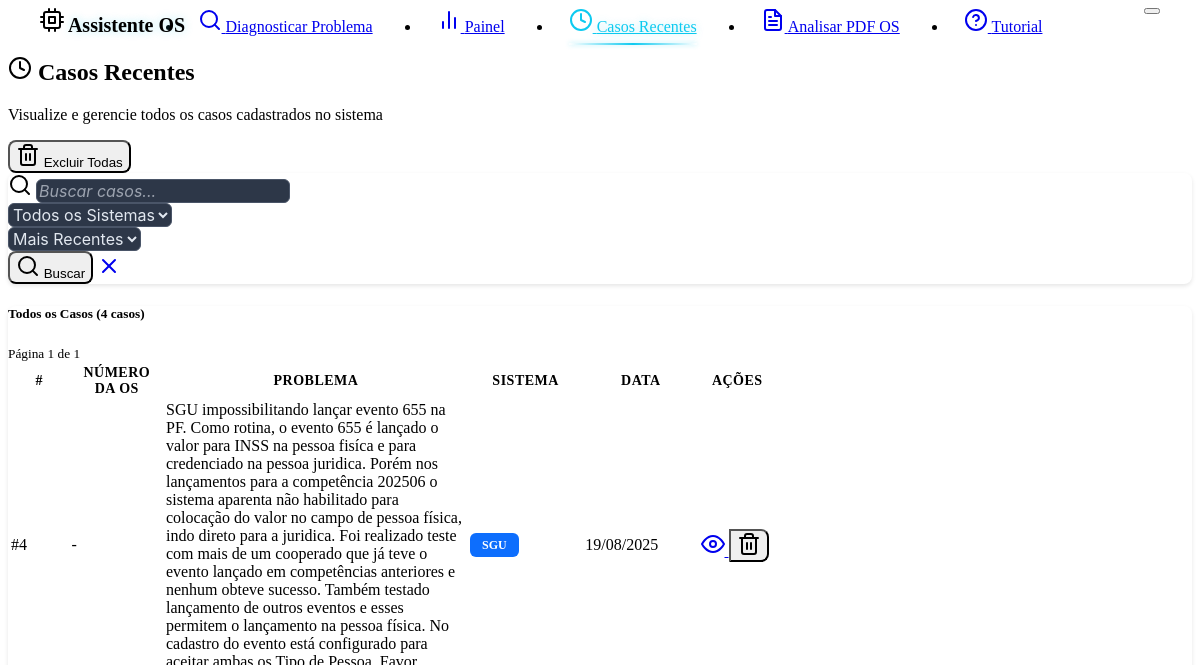
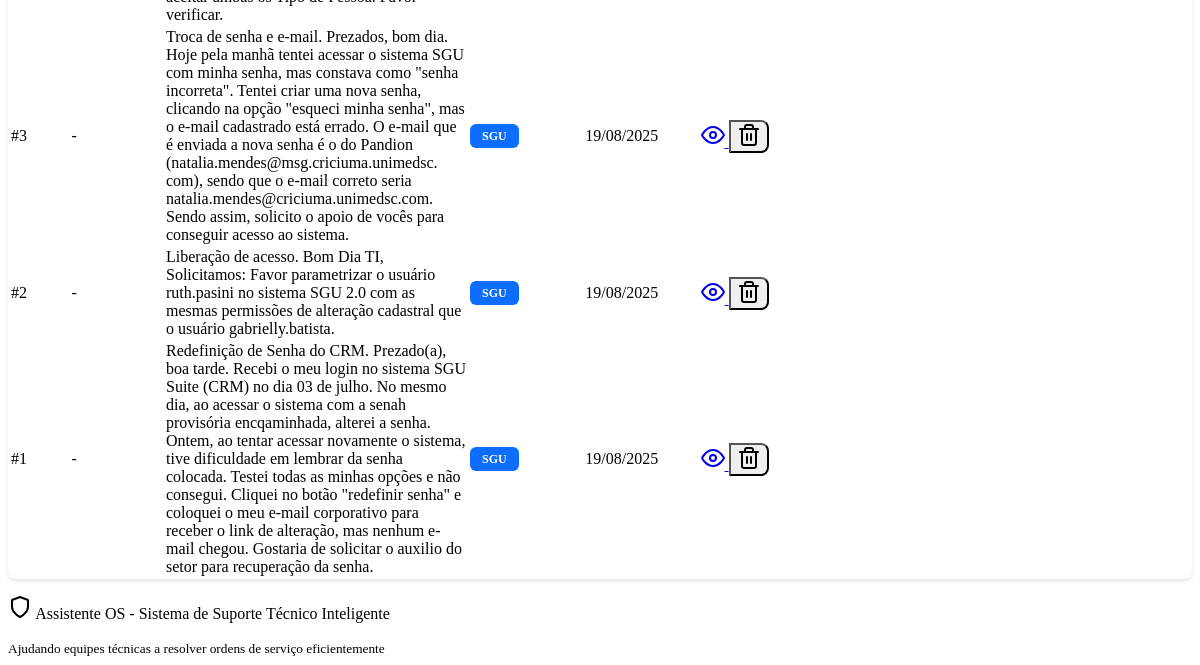
The page /recent-cases on the database as committed earlier (2 pictures, top to bottom).
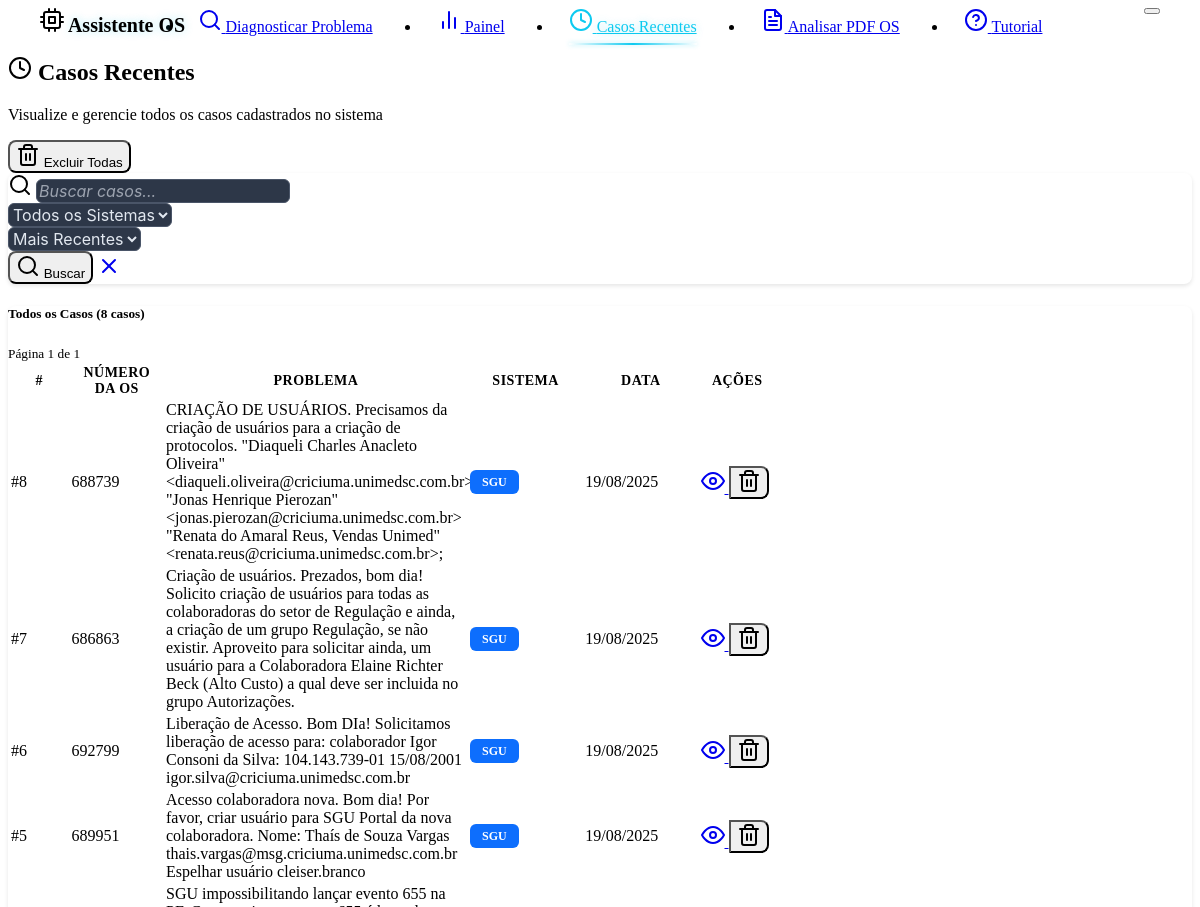
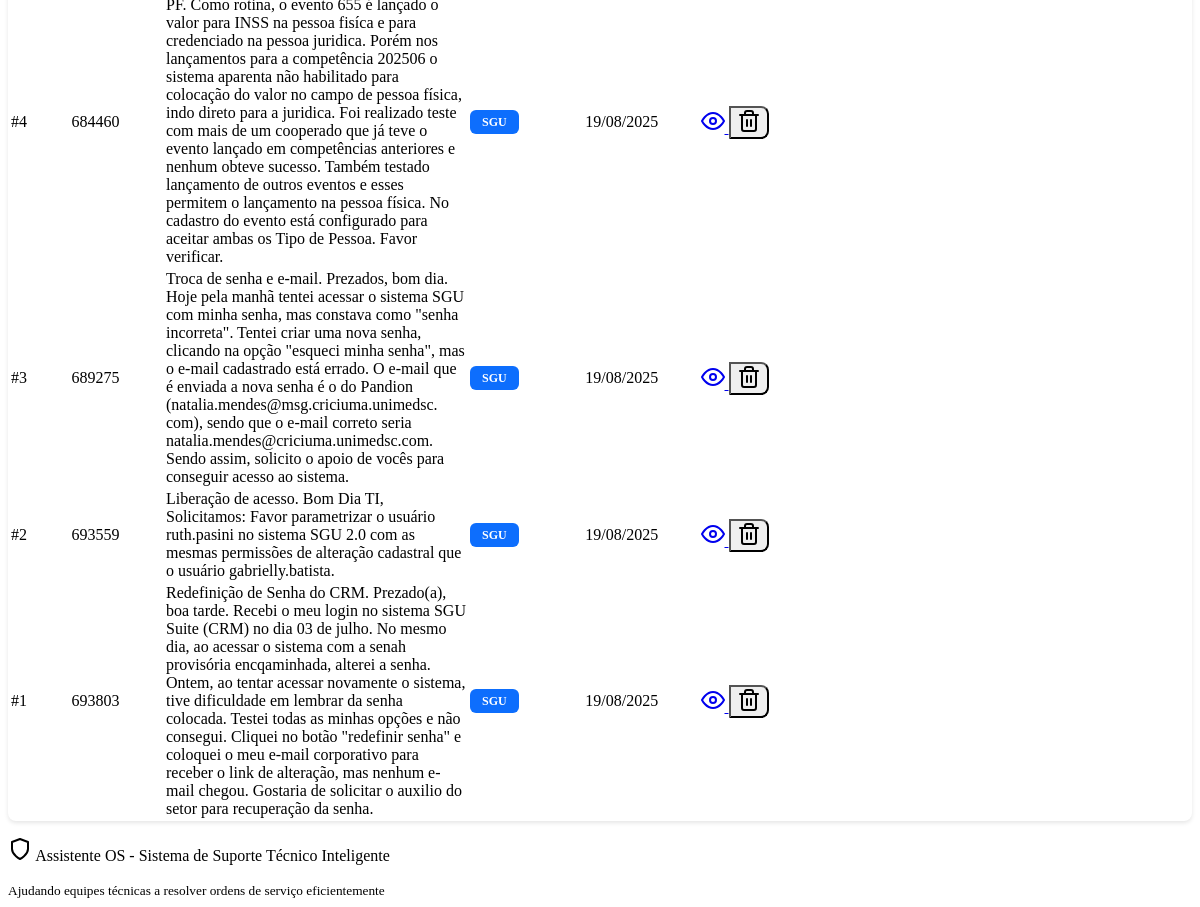
The same page on the database as committed later (2 pictures, top to bottom).
### models.py (models this page shows, shortened)
class Case(db.Model):
    __tablename__ = 'cases'
    id = db.Column(db.Integer, primary_key=True)
    os_number = db.Column(db.String(20), nullable=True)  # Número da OS extraído do PDF
    problem_description = db.Column(db.Text, nullable=False)
    solution = db.Column(db.Text, nullable=False)
    system_type = db.Column(db.String(100), default="Unknown")
    created_at = db.Column(db.DateTime, default=datetime.now)
    effectiveness_score = db.Column(db.Float, nullable=True)
    feedback_count = db.Column(db.Integer, default=0)
    tags = db.Column(db.String(500), default="")  # Stored as comma-separated string
    feedbacks = db.relationship("CaseFeedback", backref="case", cascade="all, delete-orphan")

### routes.py (the view)
@app.route('/recent-cases')
def recent_cases():
    search_query = request.args.get('search', '').strip()
    system_filter = request.args.get('system', '')
    sort_by = request.args.get('sort', 'recent')
    page = int(request.args.get('page', 1))
    per_page = 30  # Cases per page
    try:
        if search_query or system_filter:
            all_cases = case_service.search_cases(search_query, system_filter)
        else:
            all_cases = case_service.get_all_cases()
        if sort_by == 'oldest':
            all_cases = sorted(all_cases, key=lambda x: x.created_at or datetime.min)
        elif sort_by == 'system':
            all_cases = sorted(all_cases, key=lambda x: x.system_type)
        else:  # recent (default)
            all_cases = sorted(all_cases, key=lambda x: x.created_at or datetime.min, reverse=True)
        total_cases = len(all_cases)
        total_pages = (total_cases + per_page - 1) // per_page if total_cases > 0 else 1
        start_idx = (page - 1) * per_page
        end_idx = start_idx + per_page
        cases = all_cases[start_idx:end_idx]
        has_prev = page > 1
        has_next = page < total_pages
        prev_page = page - 1 if has_prev else None
        next_page = page + 1 if has_next else None
        stats = case_service.get_statistics()
        systems = case_service.get_unique_systems()
        today_cases = len([c for c in all_cases if c.created_at and c.created_at.date() == datetime.now().date()]) if all_cases else 0
        week_cases = len([c for c in all_cases if c.created_at and c.created_at >= datetime.now() - timedelta(days=7)]) if all_cases else 0
        with_feedback = len([c for c in all_cases if c.effectiveness_score is not None]) if all_cases else 0
        return render_template('recent_cases.html',
                             cases=cases,
                             search_query=search_query,
                             system_filter=system_filter,
                             sort_by=sort_by,
                             systems=systems,
                             current_page=page,
                             total_pages=total_pages,
                             total_cases=total_cases,
                             has_prev=has_prev,
                             has_next=has_next,
                             prev_page=prev_page,
                             next_page=next_page,
                             today_cases=today_cases,
                             week_cases=week_cases,
                             with_feedback=with_feedback)
    except Exception as e:
        logging.error(f"Error loading recent cases: {str(e)}")
        flash(f'Error loading cases: {str(e)}', 'error')
        return render_template('recent_cases.html', cases=[], systems=[], total_cases=0, total_pages=1, current_page=1, has_prev=False, has_next=False)

### templates/recent_cases.html (shortened to what this page needs)
{% extends "base.html" %}
{% block content %}
<div class="row mb-4">
    <div class="col-12">
        <div class="d-flex justify-content-between align-items-center">
            <div>
                <h2 class="mb-1">
                    <i data-feather="clock" class="me-2"></i>
                    Casos Recentes
                </h2>
                <p class="text-muted mb-0">Visualize e gerencie todos os casos cadastrados no sistema</p>
            </div>
            <div class="d-flex gap-2">
                <button type="button"
                        class="btn btn-outline-danger"
                        onclick="confirmDeleteAll()"
                        title="Excluir todos os casos">
                    <i data-feather="trash-2" class="me-2"></i>
                    Excluir Todas
                </button>
            </div>
        </div>
    </div>
</div>
<div class="card mb-4">
    <div class="card-body">
        <form method="GET" action="{{ url_for('recent_cases') }}" class="row g-3">
            <div class="col-md-5">
                <div class="input-group">
                    <span class="input-group-text">
                        <i data-feather="search"></i>
                    </span>
                    <input type="text"
                           class="form-control"
                           name="search"
                           value="{{ search_query or '' }}"
                           placeholder="Buscar casos...">
                </div>
            </div>
            <div class="col-md-3">
                <select class="form-select" name="system">
                    <option value="">Todos os Sistemas</option>
                </select>
            </div>
            <div class="col-md-2">
                <select class="form-select" name="sort">
                    <option value="recent" {{ 'selected' if sort_by == 'recent' else '' }}>Mais Recentes</option>
                </select>
            </div>
            <div class="col-md-2">
                <div class="d-flex gap-1">
                    <button type="submit" class="btn btn-outline-primary">
                        <i data-feather="search"></i>
                        Buscar
                    </button>
                    <a href="{{ url_for('recent_cases') }}" class="btn btn-outline-secondary">
                        <i data-feather="x"></i>
                    </a>
                </div>
            </div>
        </form>
    </div>
</div>
<div class="row">
    <div class="col-12">
        <div class="card">
            <div class="card-header d-flex justify-content-between align-items-center">
                <h5 class="mb-0">
                    {% if search_query or system_filter %}
                        Resultados da Busca ({{ total_cases }} casos encontrados)
                    {% else %}
                        Todos os Casos ({{ total_cases }} casos)
                    {% endif %}
                </h5>
                <div class="d-flex align-items-center gap-2">
                    <small class="text-muted">Página {{ current_page }} de {{ total_pages }}</small>
                </div>
            </div>
            <div class="card-body p-0">
                {% if cases %}
                <div class="table-responsive">
                    <table class="table table-hover mb-0">
                        <thead class="table-dark">
                            <tr>
                                <th scope="col" style="width: 50px;">#</th>
                                <th scope="col" style="width: 80px;">Número da OS</th>
                                <th scope="col" style="width: 40%;">Problema</th>
                                <th scope="col" style="width: 15%;">Sistema</th>
                                <th scope="col" style="width: 15%;">Data</th>
                                <th scope="col" style="width: 10%;" class="text-center">Ações</th>
                            </tr>
                        </thead>
                        <tbody>
                            {% for case in cases %}
                            <tr>
                                <td class="fw-bold text-primary">#{{ case.id }}</td>
                                <td>
                                    {% if case.os_number %}
                                        <span class="text-primary fw-bold">{{ case.os_number }}</span>
                                    {% else %}
                                        <span class="text-muted">-</span>
                                    {% endif %}
                                </td>
                                <td>
                                    <div class="text-truncate" style="max-width: 300px;" title="{{ case.problem_description }}">
                                        {{ case.problem_description }}
                                    </div>
                                </td>
                                <td>
                                    <span class="badge system-badge" data-system="{{ case.system_type }}">{{ case.system_type }}</span>
                                </td>
                                <td class="text-muted small">
                                    {{ case.created_at.strftime('%d/%m/%Y') if case.created_at else '-' }}
                                </td>
                                <td class="text-center">
                                    <div class="btn-group btn-group-sm" role="group">
                                        <a href="{{ url_for('view_case', case_id=case.id) }}"
                                           class="btn btn-outline-primary btn-sm"
                                           title="Ver Detalhes">
                                            <i data-feather="eye"></i>
                                        </a>
                                        <button type="button"
                                                class="btn btn-outline-danger btn-sm"
                                                onclick="confirmDelete({{ case.id }})"
                                                title="Excluir">
                                            <i data-feather="trash-2"></i>
                                        </button>
                                    </div>
                                </td>
                            </tr>
                            {% endfor %}
                        </tbody>
                    </table>
                </div>
                {% endif %}
            </div>
        </div>
    </div>
</div>
{% endblock %}

### templates/base.html (shortened to what this page needs)
<!DOCTYPE html>
<html lang="en" data-bs-theme="dark" class="h-100">
<head>
    <link href="https://cdn.replit.com/agent/bootstrap-agent-dark-theme.min.css" rel="stylesheet">
    <link rel="stylesheet" href="{{ url_for('static', filename='style.css') }}">
</head>
<body class="d-flex flex-column h-100">
    <nav class="navbar navbar-expand-lg navbar-dark bg-dark border-bottom">
        <div class="container-fluid">
            <div class="navbar-brand d-flex align-items-center">
                <i data-feather="cpu" class="me-2"></i>
                <span class="fw-bold navbar-brand-glow">Assistente OS</span>
            </div>
            <button class="navbar-toggler" type="button" data-bs-toggle="collapse" data-bs-target="#navbarNav">
            </button>
            <div class="collapse navbar-collapse" id="navbarNav">
                <ul class="navbar-nav mx-auto">
                    <li class="nav-item">
                        <a class="nav-link{% if request.endpoint == 'index' %} active{% endif %}" href="{{ url_for('index') }}">
                            <i data-feather="search" class="me-1"></i>
                            Diagnosticar Problema
                        </a>
                    </li>
                    <li class="nav-item">
                        <a class="nav-link{% if request.endpoint == 'dashboard' %} active{% endif %}" href="{{ url_for('dashboard') }}">
                            <i data-feather="bar-chart-2" class="me-1"></i>
                            Painel
                        </a>
                    </li>
                    <li class="nav-item">
                        <a class="nav-link{% if request.endpoint == 'recent_cases' %} active{% endif %}" href="{{ url_for('recent_cases') }}">
                            <i data-feather="clock" class="me-1"></i>
                            Casos Recentes
                        </a>
                    </li>
                    <li class="nav-item">
                        <a class="nav-link{% if request.endpoint in ['analyze_os_pdf_form', 'analyze_os_pdf'] %} active{% endif %}" href="{{ url_for('analyze_os_pdf_form') }}">
                            <i data-feather="file-text" class="me-1"></i>
                            Analisar PDF OS
                        </a>
                    </li>
                    <li class="nav-item">
                        <a class="nav-link{% if request.endpoint == 'tutorial' %} active{% endif %}" href="{{ url_for('tutorial') }}">
                            <i data-feather="help-circle" class="me-1"></i>
                            Tutorial
                        </a>
                    </li>
                </ul>
            </div>
        </div>
    </nav>
    <main class="container my-4 flex-shrink-0">
        {% block content %}{% endblock %}
    </main>
    <footer class="bg-dark border-top mt-auto py-4">
        <div class="container text-center text-muted">
            <p class="mb-0">
                <i data-feather="shield" class="me-1"></i>
                Assistente OS - Sistema de Suporte Técnico Inteligente
            </p>
            <small>Ajudando equipes técnicas a resolver ordens de serviço eficientemente</small>
        </div>
    </footer>
</body>
</html>

Rows that differ between the two databases and show on the page:
added Case: id "8", os_number "688739", problem_description "CRIAÇÃO DE USUÁRIOS. Precisamos da criação de usuários para a criação de protocolos. \"Diaqueli Charles Anacleto Oliveira\" <diaqueli.oliveira@criciuma.unimedsc.com.br> \"Jonas Henrique Pierozan\" <jonas.pierozan@criciuma.unimedsc.com.br> \"Renata do Amaral Reus, Vendas Unimed\" <renata.reus@criciuma.unimedsc.com.br>;", system_type "SGU", created_at "19/08/2025"
added Case: id "7", os_number "686863", problem_description "Criação de usuários. Prezados, bom dia! Solicito criação de usuários para todas as colaboradoras do setor de Regulação e ainda, a criação de um grupo Regulação, se não existir. Aproveito para solicitar ainda, um usuário para a Colaboradora Elaine Richter Beck (Alto Custo) a qual deve ser incluida no grupo Autorizações.", system_type "SGU", created_at "19/08/2025"
added Case: id "6", os_number "692799", problem_description "Liberação de Acesso. Bom DIa! Solicitamos liberação de acesso para: colaborador Igor Consoni da Silva: 104.143.739-01 15/08/2001 igor.silva@criciuma.unimedsc.com.br", system_type "SGU", created_at "19/08/2025"
added Case: id "5", os_number "689951", problem_description "Acesso colaboradora nova. Bom dia! Por favor, criar usuário para SGU Portal da nova colaboradora. Nome: Thaís de Souza Vargas thais.vargas@msg.criciuma.unimedsc.com.br Espelhar usuário cleiser.branco", system_type "SGU", created_at "19/08/2025"
changed Case id 4: os_number (not shown) → "684460"; no longer shows "-"
changed Case id 3: os_number (not shown) → "689275"; no longer shows "-"
changed Case id 2: os_number (not shown) → "693559"; no longer shows "-"
changed Case id 1: os_number (not shown) → "693803"; no longer shows "-"
Other text that changed with them:
{{ total_cases }}: "4" → "8"
